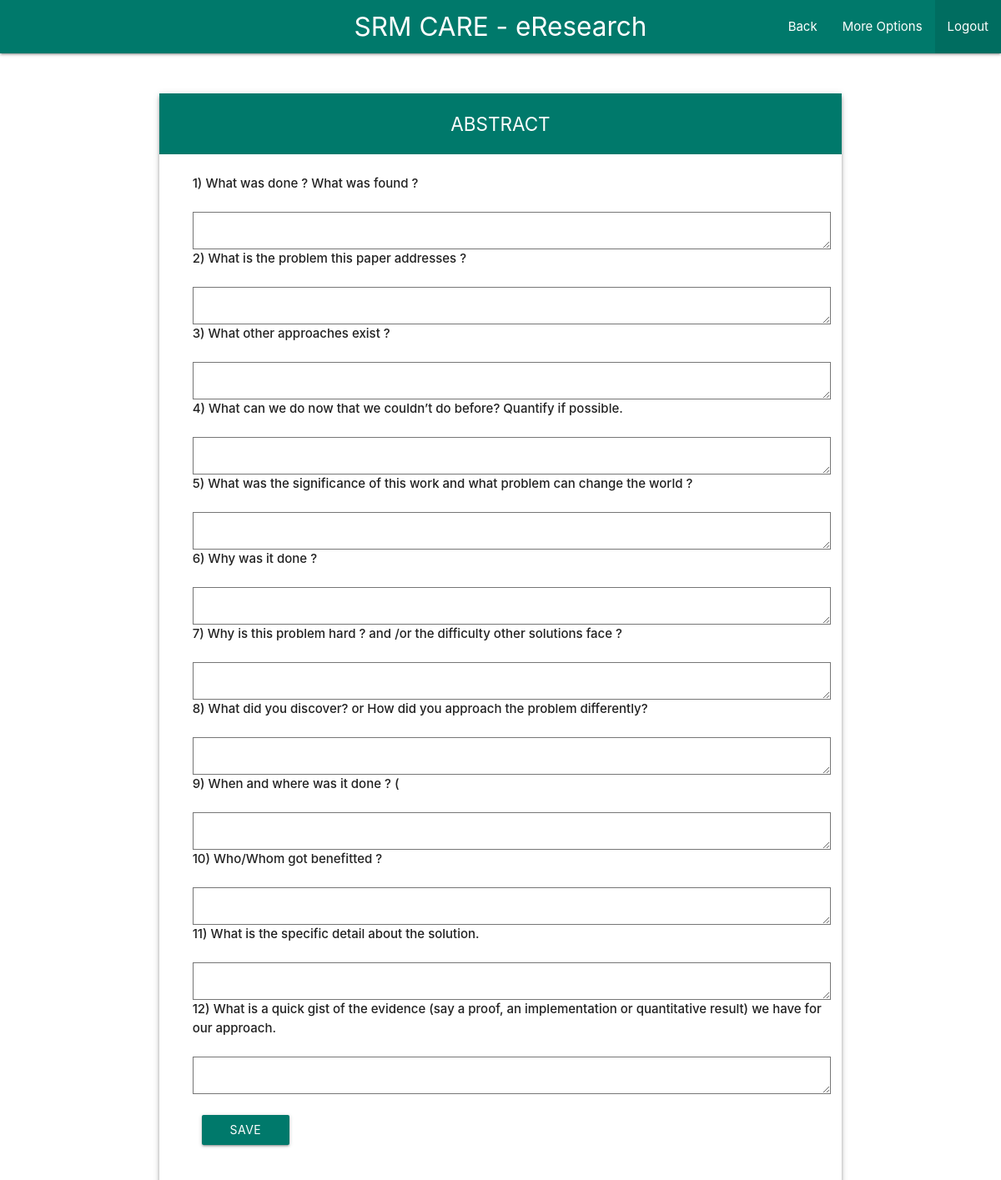
/login/user/write/abstract.php (signed in), run on the app's committed database.
### tables this page shows
CREATE TABLE `write` (
  `id` int(11) NOT NULL,
  `question` text NOT NULL,
  `topic` text NOT NULL
);

### includes/general.php (called while the page is built, shortened)
<?php
$nav_title="SRM CARE - eResearch";
$color="teal darken-2";
?>

### login/user/write/abstract.php (the view, shortened to what this page needs)
<?php
    include_once("../../../includes/config.php");
    include_once("../../../includes/general.php");
?>
<html>
    <head>
      <link type="text/css" rel="stylesheet" href="../../../css/materialize.min.css"  media="screen,projection"/>
      <link href="../../css/material-icons.css" rel="stylesheet">
    </head>
    <body>
 <nav>
    <div class="<?php echo $color; ?> nav-wrapper">
      <a href="#!" class="brand-logo hide-on-small-only center"><?php echo $nav_title; ?></a>
      <ul id="nav-mobile" class="right hide-on-med-and-down">
        <li><a href="index.php">Back</a></li>
        <li><a class="dropdown-trigger" data-target="dropdown1">More Options</a></li>
        <li class="active"><a href="../../../index.php">Logout</a></li>
      </ul>
    </div>
  </nav>
    <div class="container">
      <div class="row">
        <div class="col s12">
          <div class="card z-depth-2">
             <div id="l1" class="login center-align <?php echo $color; ?> white-text">ABSTRACT</div>
            <div class="card-content">
                <div class="row mindset" style="margin-left: 2%;">
                  <?php
                    $sql = "SELECT * FROM `write` WHERE `topic` = 'abstract'";
                    $counter = 1;
                    if($result = mysqli_query($conn, $sql)) {
                      while($row = mysqli_fetch_assoc($result)) {
                        echo "<p><strong>".$counter.")&nbsp;".$row['question']."</strong></p>";
                        echo "<br>";
                        $name = "editor".$counter;
                        $counter++;
                        echo "
                        <textarea class='ckeditor' name=$name id=$name rows='10' cols'80'>
                        </textarea>
                        <script>
                            CKEDITOR.replace( $name,{
                             } );
                        </script>
                        ";
                        echo "<br>";
                      }
                    }
                  ?>
                  <div class="col s4 m2">
                    <form method="post">
                      <a class="btnsize waves-effect waves-light btn <?php echo $color?>" onclick="myFunction()" id="submit">Save</a>
                    </form>
                  </div>
                </div>
            </div>
            </div>
          </div>
        </div>
      </div>
    </body>
  </html>

### login/user/write/abstract.php (style rules this page uses)
.container { position: relative; top: 5%; }
.login { padding: 20px; font-size: 1.5em; margin-bottom: 0px; }
.btnsize { min-width: 100% !important; margin-top: 25px; }

### data on the page
write: question "What was done ? What was found ?"
write: question "What is the problem this paper addresses ?"
write: question "What other approaches exist ?"
write: question "What can we do now that we couldn’t do before? Quantify if possible."
write: question "What was the significance of this work and what problem can change the world ?"
write: question "Why was it done ?"
write: question "Why is this problem hard ? and /or the difficulty other solutions face ?"
write: question "What did you discover? or How did you approach the problem differently?"
write: question "When and where was it done ? ("
write: question "Who/Whom got benefitted ?"
write: question "What is the specific detail about the solution."
write: question "What is a quick gist of the evidence (say a proof, an implementation or quantitative result) we have for our approach."

### other printed values
$nav_title "SRM CARE - eResearch"
